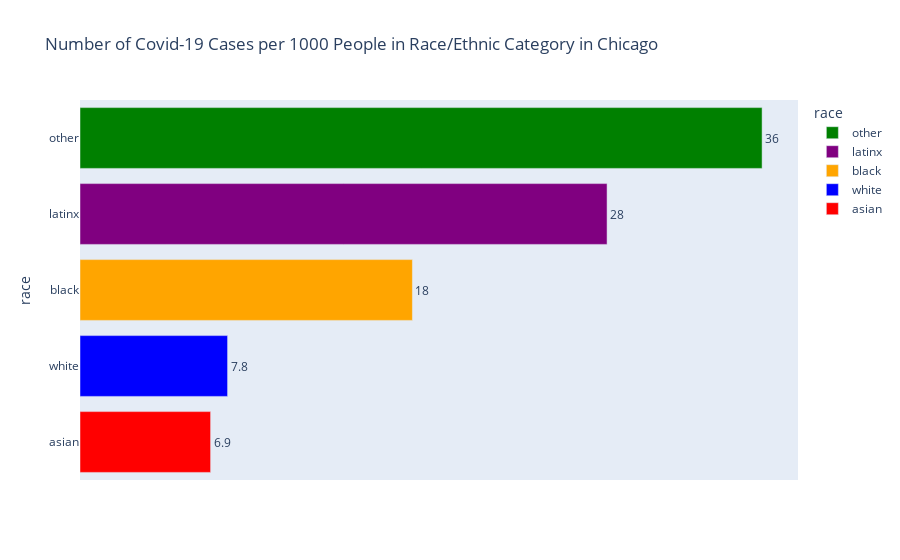

Write notebook code for a chart like this one.
### Code cell
#Bar Chart of the Number of COVID-19 Cases Per Racial/Ethnic Category Per 1000 People in that Race/Ethnic Group in Chicago

cases_per1000=covid_chicago_pop[['race','rel_cases_per1000']]
cases_per1000_sort = cases_per1000.sort_values(by='rel_cases_per1000', ascending = False)


import plotly.express as px
fig = px.bar(cases_per1000_sort, x='rel_cases_per1000', y='race', color='race', orientation='h',color_discrete_sequence=["green", "purple", "orange", "blue", "red"],
             title="Number of Covid-19 Cases per 1000 People in Race/Ethnic Category in Chicago",
             text = cases_per1000_sort["rel_cases_per1000"]
    )
fig.update_layout(xaxis={'visible': False})
fig.update_traces(texttemplate='%{text:.2s}',textposition='outside')
fig.show()

### Figure 1 — Plotly figure (JSON) as saved in the notebook; plotly's stock layout.template omitted (floating-point values rounded to 4 significant figures)
{"data": [{"alignmentgroup": "True", "hovertemplate": "race=%{y}<br>rel_cases_per1000=%{text}<extra></extra>", "legendgroup": "other", "marker": {"color": "green"}, "name": "other", "offsetgroup": "other", "orientation": "h", "showlegend": true, "text": [36.13], "textposition": "outside", "texttemplate": "%{text:.2s}", "type": "bar", "x": [36.13], "xaxis": "x", "y": ["other"], "yaxis": "y"}, {"alignmentgroup": "True", "hovertemplate": "race=%{y}<br>rel_cases_per1000=%{text}<extra></extra>", "legendgroup": "latinx", "marker": {"color": "purple"}, "name": "latinx", "offsetgroup": "latinx", "orientation": "h", "showlegend": true, "text": [27.92], "textposition": "outside", "texttemplate": "%{text:.2s}", "type": "bar", "x": [27.92], "xaxis": "x", "y": ["latinx"], "yaxis": "y"}, {"alignmentgroup": "True", "hovertemplate": "race=%{y}<br>rel_cases_per1000=%{text}<extra></extra>", "legendgroup": "black", "marker": {"color": "orange"}, "name": "black", "offsetgroup": "black", "orientation": "h", "showlegend": true, "text": [17.61], "textposition": "outside", "texttemplate": "%{text:.2s}", "type": "bar", "x": [17.61], "xaxis": "x", "y": ["black"], "yaxis": "y"}, {"alignmentgroup": "True", "hovertemplate": "race=%{y}<br>rel_cases_per1000=%{text}<extra></extra>", "legendgroup": "white", "marker": {"color": "blue"}, "name": "white", "offsetgroup": "white", "orientation": "h", "showlegend": true, "text": [7.817], "textposition": "outside", "texttemplate": "%{text:.2s}", "type": "bar", "x": [7.817], "xaxis": "x", "y": ["white"], "yaxis": "y"}, {"alignmentgroup": "True", "hovertemplate": "race=%{y}<br>rel_cases_per1000=%{text}<extra></extra>", "legendgroup": "asian", "marker": {"color": "red"}, "name": "asian", "offsetgroup": "asian", "orientation": "h", "showlegend": true, "text": [6.917], "textposition": "outside", "texttemplate": "%{text:.2s}", "type": "bar", "x": [6.917], "xaxis": "x", "y": ["asian"], "yaxis": "y"}], "layout": {"barmode": "relative", "legend": {"title": {"text": "race"}, "tracegroupgap": 0}, "title": {"text": "Number of Covid-19 Cases per 1000 People in Race/Ethnic Category in Chicago"}, "xaxis": {"anchor": "y", "domain": [0, 1], "title": {"text": "rel_cases_per1000"}, "visible": false}, "yaxis": {"anchor": "x", "categoryarray": ["asian", "white", "black", "latinx", "other"], "categoryorder": "array", "domain": [0, 1], "title": {"text": "race"}}}}
